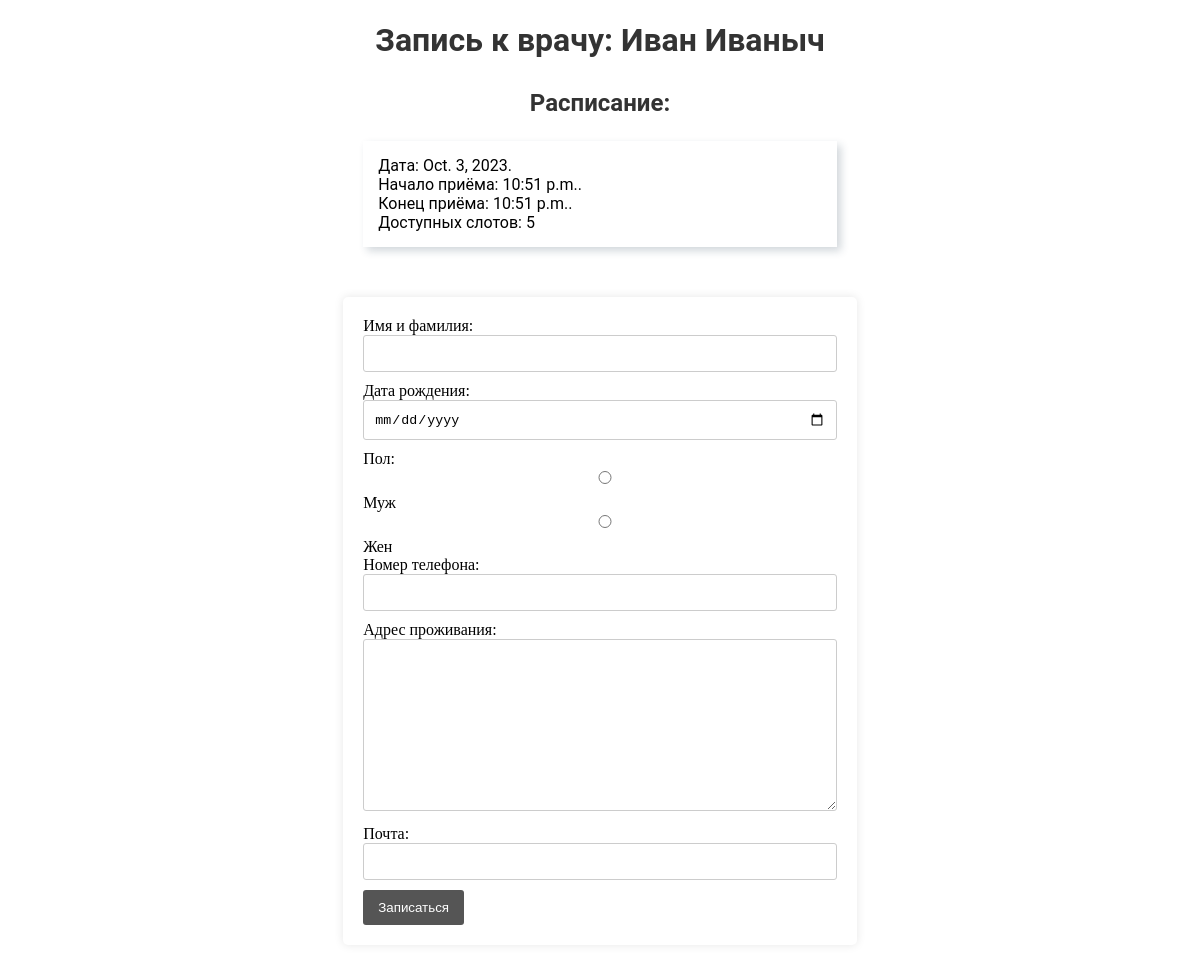
Before: /Иван Иваныч/ with the older database file.
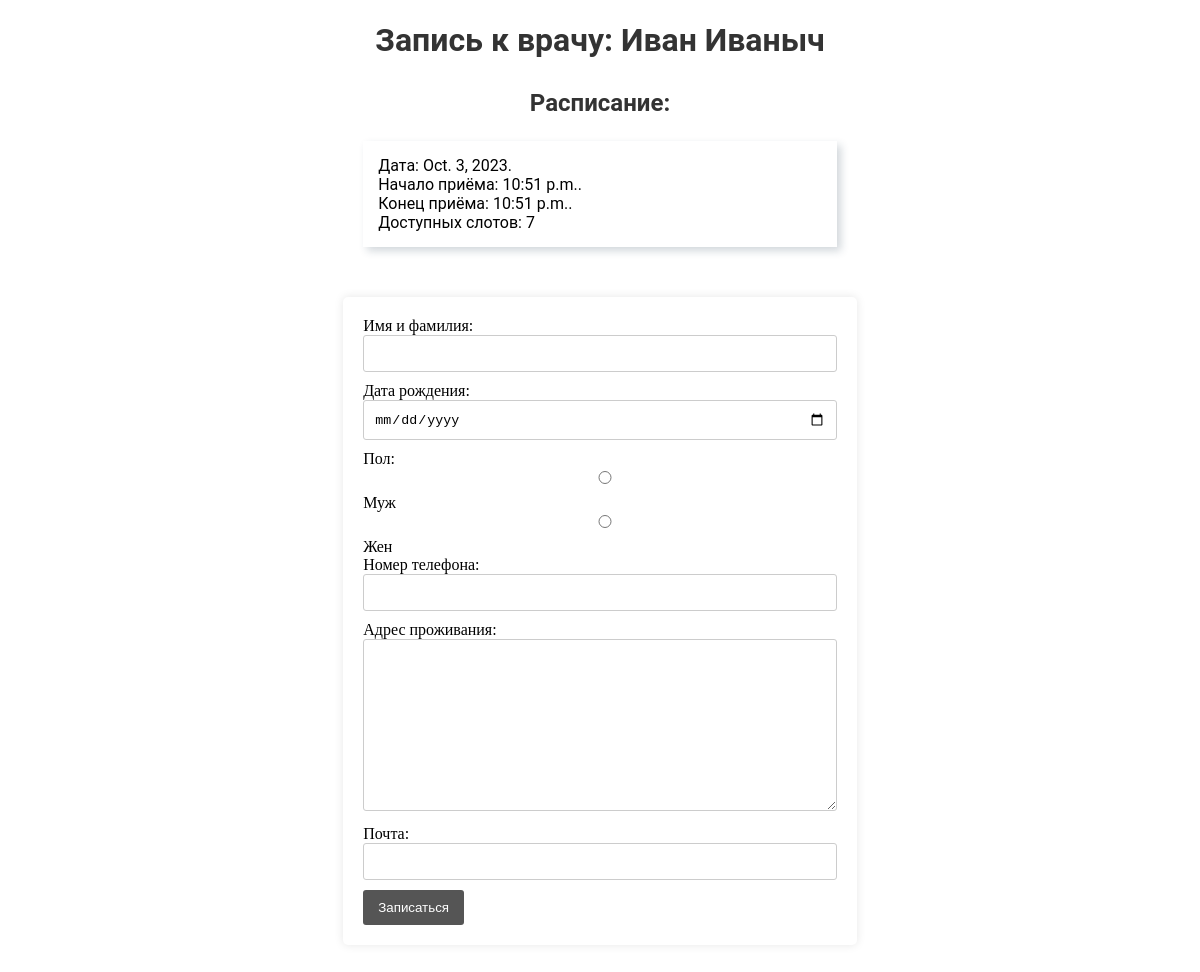
After: the same page with the newer database file.
### doctors/models.py (models this page shows, shortened)
class Schedule(models.Model):
    id = models.AutoField(primary_key=True)
    date = models.DateField()
    start_time = models.TimeField()
    end_time = models.TimeField()
    available_slots = models.IntegerField()
    doctor = models.ForeignKey(Doctor, on_delete=models.CASCADE)

### doctors/views.py (the view, shortened to what this page needs)
# urls.py: path('<str:doctor_name>/', views.doctors_appoint, name='doctor-name'),
def doctors_appoint(request, doctor_name):
    context = {'doctor_name': doctor_name}
    form = DoctorАppoint()
    context['form'] = form
    doctor = Doctor.objects.get(name=doctor_name)
    shedule = Schedule.objects.filter(doctor=doctor)
    context['shedule'] = shedule
    return render(request, 'doctor_appoint.html', context)

### doctors/forms.py
class DoctorАppoint(forms.Form):
    GENDER_CHOICES = [
        ('M', 'Муж'),
        ('F', 'Жен'),
    ]
    full_name = forms.CharField(max_length=100, label="Имя и фамилия")
    birth_date = forms.DateField(widget=forms.DateInput(attrs={'type': 'date'}), label='Дата рождения')
    gender = forms.ChoiceField(choices=GENDER_CHOICES, widget=forms.RadioSelect, label="Пол")
    contact_number = forms.CharField(max_length=20, widget=forms.TextInput(attrs={'type': 'tel'}), label='Номер телефона')
    address = forms.CharField(widget=forms.Textarea, label='Адрес проживания')
    email = forms.EmailField(label='Почта')

### doctors/templates/doctor_appoint.html (shortened to what this page needs)
{% load static %}
<!DOCTYPE html>
<html>
<head>
    <link rel="stylesheet" href="{% static 'doctors/css/index.css' %}">
</head>
<body>
    <h1 class="appointment-title">Запись к врачу: {{ doctor_name }}</h1>
    <h2 class="schedule-title">Расписание:</h2>
    <ul class="schedule-list">
        {% for schedule in shedule %}
            <li class="schedule-item">Дата: {{ schedule.date }}. <br> Начало приёма: {{ schedule.start_time }}. <br> Конец приёма: {{ schedule.end_time }}. <br> Доступных слотов: {{ schedule.available_slots }}</li>
        {% endfor %}
    </ul>
    <form id="appointment-form" method="post">
        {{ form }}
        <button type="submit">Записаться</button>
    </form>
</body>
</html>

Changed rows visible on the page:
changed Schedule: available_slots "5" → "7"
